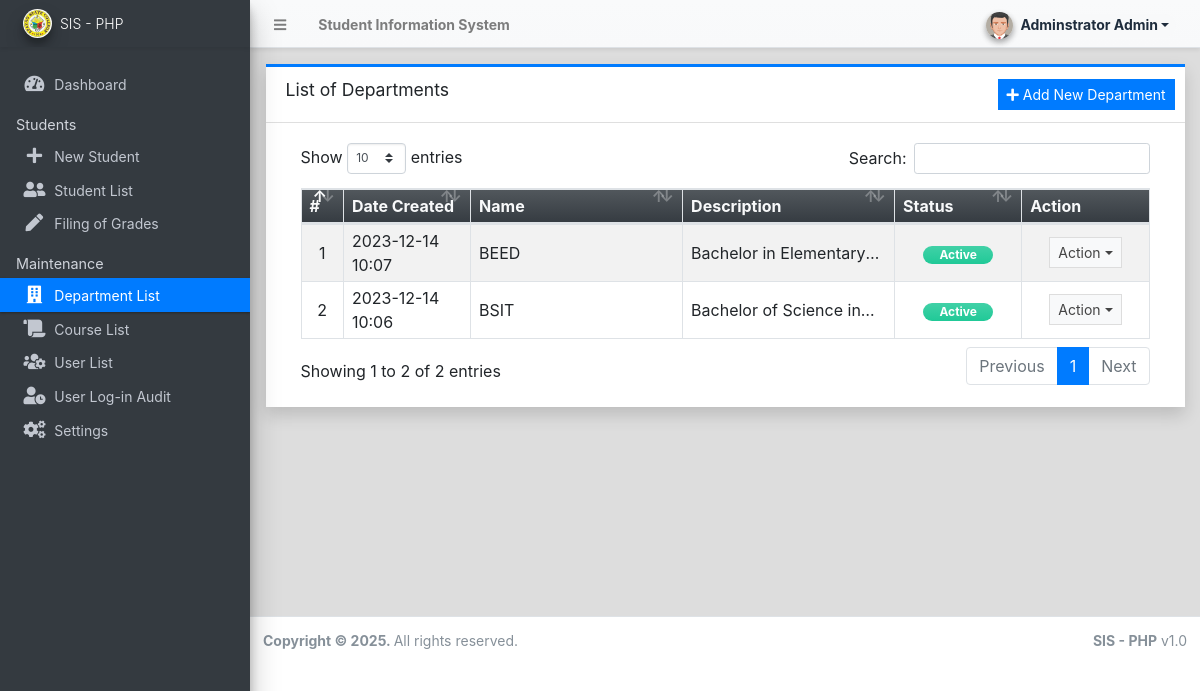
/admin/?page=departments (signed in), run on the app's committed database.
### tables this page shows
CREATE TABLE `department_list` (
  `id` int(30) NOT NULL,
  `name` text NOT NULL,
  `description` text NOT NULL,
  `status` tinyint(1) NOT NULL DEFAULT 1,
  `delete_flag` tinyint(1) NOT NULL DEFAULT 0,
  `date_created` datetime NOT NULL DEFAULT current_timestamp(),
  `date_updated` datetime DEFAULT NULL ON UPDATE current_timestamp()
);

### classes/DBConnection.php (called while the page is built, shortened)
<?php
class DBConnection{
    private $host = DB_SERVER;
    private $username = DB_USERNAME;
    private $password = DB_PASSWORD;
    private $database = DB_NAME;
    public $conn;
    public function __construct(){
        if (!isset($this->conn)) {
            $this->conn = new mysqli($this->host, $this->username, $this->password, $this->database);
        }
    }
}
?>

### classes/SystemSettings.php (called while the page is built, shortened)
<?php
class SystemSettings extends DBConnection{
	function userdata($field = ''){
		if(!empty($field)){
			if(isset($_SESSION['userdata'][$field]))
				return $_SESSION['userdata'][$field];
			else
				return null;
		}else{
			return false;
		}
	}
}
$_settings = new SystemSettings();
?>

### admin/departments/index.php (the view, shortened to what this page needs)
<div class="card card-outline card-primary rounded-0 shadow">
	<div class="card-header">
		<h3 class="card-title">List of Departments</h3>
		<?php if($_settings->userdata('type') == 1): ?>
		<div class="card-tools">
			<a href="javascript:void(0)" id="create_new" class="btn btn-flat btn-sm btn-primary"><span class="fas fa-plus"></span>  Add New Department</a>
		</div>
		<?php endif; ?>
	</div>
	<div class="card-body">
		<div class="container-fluid">
        <div class="container-fluid">
			<table class="table table-bordered table-hover table-striped">
				<colgroup>
					<col width="5%">
					<col width="15%">
					<col width="25%">
					<col width="25%">
					<col width="15%">
					<col width="15%">
				</colgroup>
				<thead>
					<tr class="bg-gradient-dark text-light">
						<th>#</th>
						<th>Date Created</th>
						<th>Name</th>
						<th>Description</th>
						<th>Status</th>
						<th>Action</th>
					</tr>
				</thead>
				<tbody>
					<?php
						$i = 1;
						$qry = $conn->query("SELECT * from `department_list` where delete_flag = 0 order by `name` asc ");
						while($row = $qry->fetch_assoc()):
					?>
						<tr>
							<td class="text-center"><?php echo $i++; ?></td>
							<td class=""><?php echo date("Y-m-d H:i",strtotime($row['date_created'])) ?></td>
							<td class=""><p class="m-0 truncate-1"><?php echo $row['name'] ?></p></td>
							<td class=""><p class="m-0 truncate-1"><?php echo $row['description'] ?></p></td>
							<td class="text-center">
								<?php
									switch ($row['status']){
										case 1:
											echo '<span class="rounded-pill badge badge-success bg-gradient-teal px-3">Active</span>';
											break;
									}
								?>
							</td>
							<td align="center">
								 <button type="button" class="btn btn-flat btn-default btn-sm dropdown-toggle dropdown-icon" data-toggle="dropdown">
				                  		Action
				                  </button>
							</td>
						</tr>
					<?php endwhile; ?>
				</tbody>
			</table>
		</div>
		</div>
	</div>
</div>

### data on the page
department_list: date_created "2023-12-14 10:07", name "BEED", description "Bachelor in…", status "Active"
department_list: date_created "2023-12-14 10:06", name "BSIT", description "Bachelor of Science…", status "Active"

### other printed values
$_settings->info('name') "Student Information System"
$_settings->userdata('firstname').' '.$_settings->userdata('lastname') "Adminstrator Admin"
$_settings->info('short_name') "SIS - PHP"
